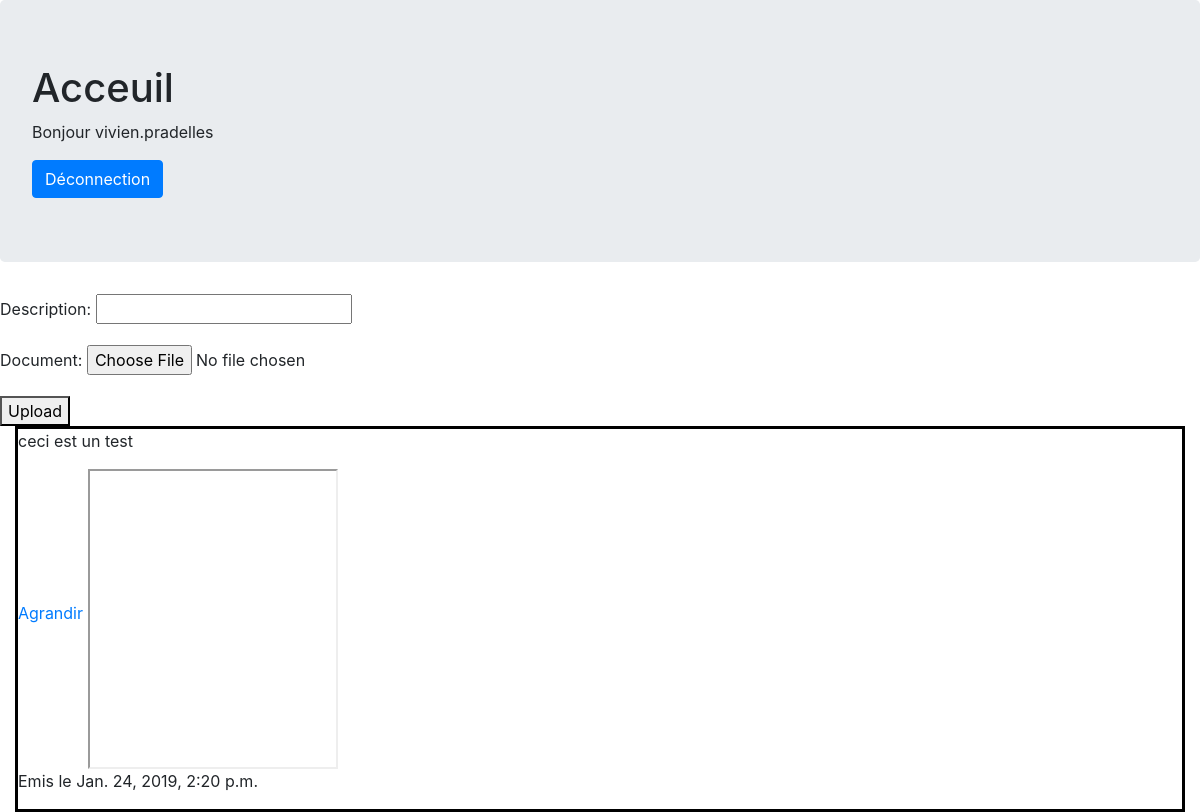
Page / (signed in) on the earlier database version.
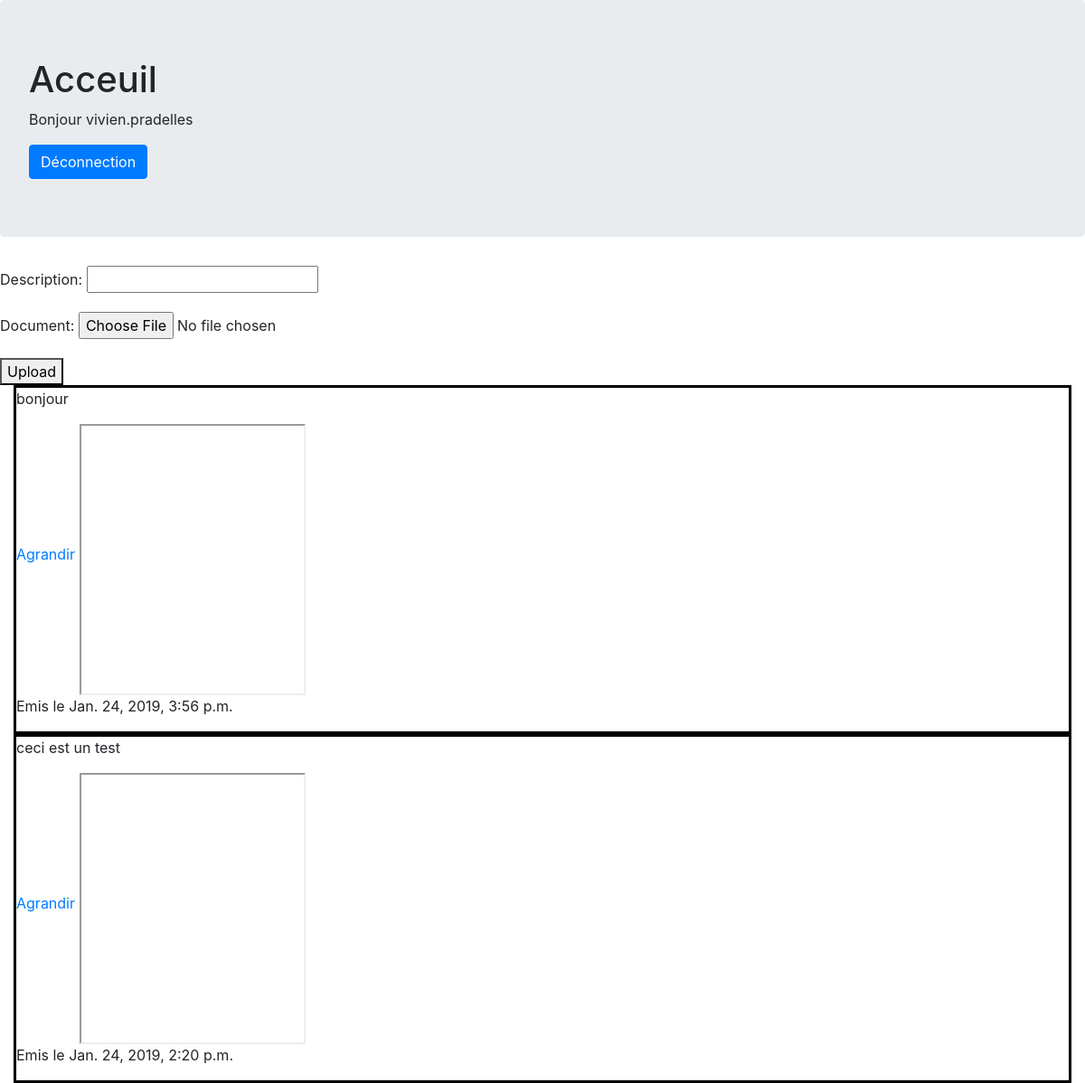
Same page on the later database version.
### app/models.py (models this page shows)
class Document(models.Model):
    author = models.ForeignKey(User, null=True, blank=True, on_delete=models.CASCADE)
    description = models.CharField(max_length=255, blank=True)
    document = models.FileField(upload_to='documents/', validators=[FileExtensionValidator(allowed_extensions=['pdf'])])
    uploaded_at = models.DateTimeField(auto_now_add=True)

### app/views.py (the view)
# urls.py: path('', views.index, name='index'),
def index(request):
    if request.method == 'POST' and request.user:
        form = DocumentForm(request.POST, request.FILES)
        if form.is_valid():
            form.save()
            return redirect("/")
    else:
        form = DocumentForm()
    return render(request, 'index.html', {
        'form': form,
        'documents': Document.objects.all().order_by('-uploaded_at')[:20],
    })

### app/forms.py
class DocumentForm(forms.ModelForm):
    class Meta:
        model = Document
        fields = ('description', 'document')

### templates/index.html (shortened to what this page needs)
<!doctype html>
<html lang="en">
<head>
  <link
    rel="stylesheet"
    href="https://stackpath.bootstrapcdn.com/bootstrap/4.1.0/css/bootstrap.min.css"
>
</head>
<body>
  <div class="jumbotron">
    <h1>Acceuil</h1>
    {% if user.is_authenticated %}
      <p>Bonjour {{ user.username }}</p>
      <a class="btn btn-primary" href="{% url 'logout' %}">Déconnection</a>
    {% else %}
      <a class="btn btn-primary" href="{% url 'login' %}">
        Connectez-vous
      </a>
    {% endif %}
  </div>
    {% if user.is_authenticated %}
    <div>
      <form method="post" enctype="multipart/form-data">
        {{ form.as_p }}
        <button type="submit">Upload</button>
      </form>
    </div>
    <div class="container-fluid">
    {% load static %}
    {% for document in documents %}
      <div  style= "border-width:3px; border-style:solid; border-color:black">
        <p>{{ document.description }}</p>
        <a href="{{ document.document }}">Agrandir</a>
        <iframe src="{{ document.document }}" width="250" height="300" align="middle"></iframe>
        <p>Emis le {{ document.uploaded_at }}</p>
      </div>
    {% endfor %}
    {% endif %}
  </div>
</body>
</html>

Differences in the rows shown:
added Document: description "bonjour", uploaded_at "Jan. 24, 2019, 3:56 p.m."
